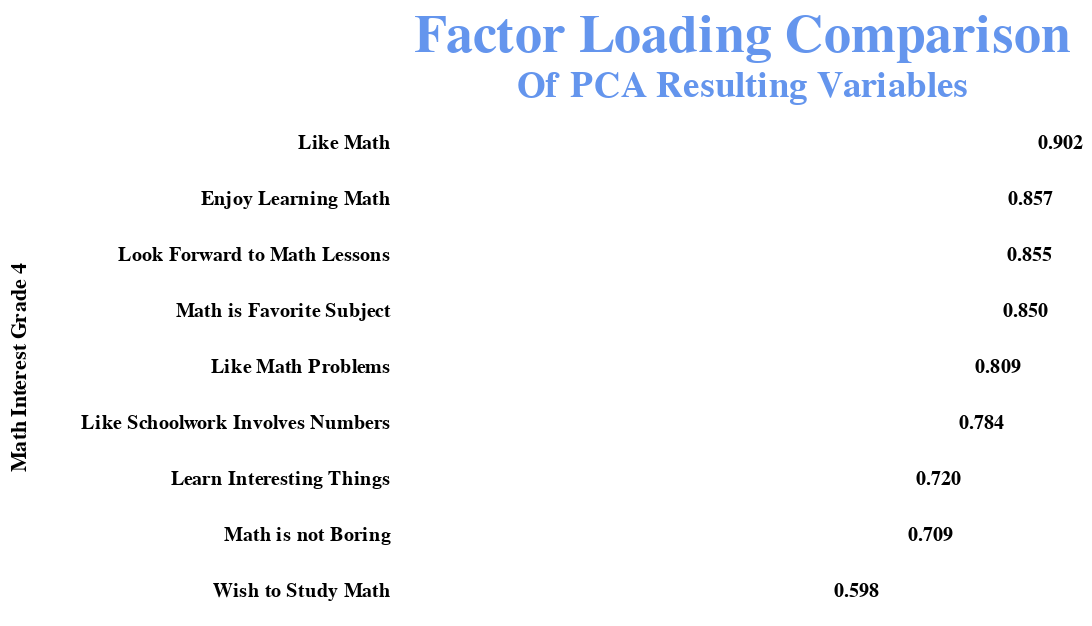

Source (notebook cell):
### Code cell
loading_4.properties(title={'text': ['Factor Loading Comparison'],
           'subtitle': ['Of PCA Resulting Variables'],
          }).configure_title(
        fontSize=32,
        fontWeight='bold',
        color='#6495ED',
        anchor='middle',
        subtitlePadding=3,
        subtitleColor='5B2C6F',
        subtitleFontWeight='bolder',
            subtitleFontSize=22,
            offset=5

        )

### Figure 1 — Vega-Lite specification as saved in the notebook (floating-point values rounded to 4 significant figures)
{"config": {"view": {"continuousWidth": 400, "continuousHeight": 300, "strokeWidth": 0}, "axis": {"domain": false, "grid": false, "labelFontSize": 12, "labelFontWeight": "bolder", "labelLimit": 320, "labelPadding": 10, "titleColor": "FF7F50", "titleFontSize": 13, "titleFontWeight": "bolder", "titlePadding": 30}, "scale": {"bandPaddingInner": 0.5}, "title": {"anchor": "middle", "color": "#6495ED", "fontSize": 32, "fontWeight": "bold", "offset": 5, "subtitleColor": "5B2C6F", "subtitleFontSize": 22, "subtitleFontWeight": "bolder", "subtitlePadding": 3}}, "layer": [{"mark": {"type": "bar", "color": "FF7F50", "cornerRadiusEnd": 20, "size": 27}, "encoding": {"x": {"type": "quantitative", "axis": {"labels": false, "ticks": false, "title": null}, "field": "loading"}, "y": {"type": "nominal", "axis": {"labels": true, "ticks": false, "title": "Math Interest Grade 4"}, "field": "variable", "sort": [0.9016, 0.8572, 0.8553, 0.8498, 0.8089, 0.7841, 0.7203, 0.7086, 0.5984]}}}, {"mark": {"type": "text", "align": "left", "baseline": "middle", "dx": 15, "fontSize": 12, "fontWeight": "bolder"}, "encoding": {"text": {"type": "quantitative", "field": "loading", "format": ".3r"}, "x": {"type": "quantitative", "axis": {"labels": false, "ticks": false, "title": null}, "field": "loading"}, "y": {"type": "nominal", "axis": {"labels": true, "ticks": false, "title": "Math Interest Grade 4"}, "field": "variable", "sort": [0.9016, 0.8572, 0.8553, 0.8498, 0.8089, 0.7841, 0.7203, 0.7086, 0.5984]}}}], "data": {"name": "data-62c3ded91fa357c4c79b406e4219815d"}, "height": 300, "title": {"text": ["Factor Loading Comparison"], "subtitle": ["Of PCA Resulting Variables"]}, "width": 400, "$schema": "https://vega.github.io/schema/vega-lite/v4.8.1.json", "datasets": {"data-62c3ded91fa357c4c79b406e4219815d": [{"variable": "Like Math", "loading": 0.9016}, {"variable": "Enjoy Learning Math", "loading": 0.8572}, {"variable": "Look Forward to Math Lessons", "loading": 0.8553}, {"variable": "Math is Favorite Subject", "loading": 0.8498}, {"variable": "Like Math Problems", "loading": 0.8089}, {"variable": "Like Schoolwork Involves Numbers", "loading": 0.7841}, {"variable": "Learn Interesting Things", "loading": 0.7203}, {"variable": "Math is not Boring", "loading": 0.7086}, {"variable": "Wish to Study Math", "loading": 0.5984}]}}
